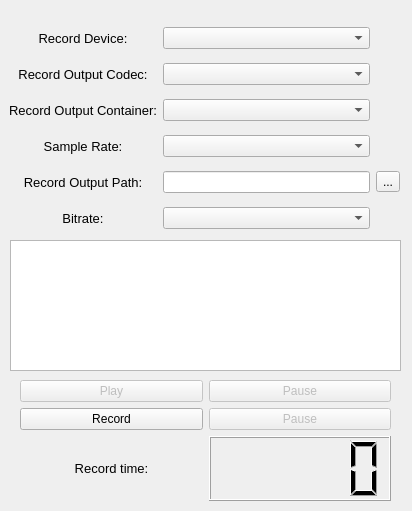
<?xml version="1.0" encoding="UTF-8"?>
<ui version="4.0">
 <class>AudioRecorderWindow</class>
 <widget class="QDialog" name="AudioRecorderWindow">
  <property name="geometry">
   <rect>
    <x>0</x>
    <y>0</y>
    <width>412</width>
    <height>511</height>
   </rect>
  </property>
  <property name="windowTitle">
   <string>Record Speech</string>
  </property>
  <widget class="QWidget" name="gridLayoutWidget">
   <property name="geometry">
    <rect>
     <x>9</x>
     <y>19</y>
     <width>391</width>
     <height>224</height>
    </rect>
   </property>
   <layout class="QGridLayout" name="gridLayout">
    <item row="3" column="1">
     <widget class="QComboBox" name="comboBox_s_rate"/>
    </item>
    <item row="4" column="0">
     <widget class="QLabel" name="label_rec_path">
      <property name="font">
       <font>
        <pointsize>10</pointsize>
       </font>
      </property>
      <property name="text">
       <string>Record Output Path:</string>
      </property>
      <property name="alignment">
       <set>Qt::AlignCenter</set>
      </property>
     </widget>
    </item>
    <item row="4" column="1">
     <widget class="QLineEdit" name="lineEdit_rec_path"/>
    </item>
    <item row="0" column="0">
     <widget class="QLabel" name="label_device">
      <property name="font">
       <font>
        <pointsize>10</pointsize>
       </font>
      </property>
      <property name="text">
       <string>Record Device:</string>
      </property>
      <property name="alignment">
       <set>Qt::AlignCenter</set>
      </property>
     </widget>
    </item>
    <item row="1" column="0">
     <widget class="QLabel" name="label_out_codec">
      <property name="font">
       <font>
        <pointsize>10</pointsize>
       </font>
      </property>
      <property name="text">
       <string>Record Output Codec:</string>
      </property>
      <property name="alignment">
       <set>Qt::AlignCenter</set>
      </property>
     </widget>
    </item>
    <item row="3" column="0">
     <widget class="QLabel" name="label_s_rate">
      <property name="font">
       <font>
        <pointsize>10</pointsize>
       </font>
      </property>
      <property name="text">
       <string>Sample Rate:</string>
      </property>
      <property name="alignment">
       <set>Qt::AlignCenter</set>
      </property>
     </widget>
    </item>
    <item row="1" column="1">
     <widget class="QComboBox" name="comboBox_out_codec"/>
    </item>
    <item row="0" column="1">
     <widget class="QComboBox" name="comboBox_device"/>
    </item>
    <item row="4" column="2">
     <widget class="QToolButton" name="toolButton">
      <property name="text">
       <string>...</string>
      </property>
     </widget>
    </item>
    <item row="5" column="0">
     <widget class="QLabel" name="label_bitrate">
      <property name="font">
       <font>
        <pointsize>10</pointsize>
       </font>
      </property>
      <property name="text">
       <string>Bitrate:</string>
      </property>
      <property name="alignment">
       <set>Qt::AlignCenter</set>
      </property>
     </widget>
    </item>
    <item row="5" column="1">
     <widget class="QComboBox" name="comboBox_bitrate"/>
    </item>
    <item row="2" column="0">
     <widget class="QLabel" name="label_out_container">
      <property name="font">
       <font>
        <pointsize>10</pointsize>
       </font>
      </property>
      <property name="text">
       <string>Record Output Container:</string>
      </property>
      <property name="alignment">
       <set>Qt::AlignCenter</set>
      </property>
     </widget>
    </item>
    <item row="2" column="1">
     <widget class="QComboBox" name="comboBox_out_container"/>
    </item>
   </layout>
  </widget>
  <widget class="QWidget" name="verticalLayoutWidget_3">
   <property name="geometry">
    <rect>
     <x>20</x>
     <y>380</y>
     <width>371</width>
     <height>121</height>
    </rect>
   </property>
   <layout class="QVBoxLayout" name="verticalLayout">
    <item>
     <layout class="QHBoxLayout" name="horizontalLayout">
      <item>
       <widget class="QPushButton" name="pushButton_play">
        <property name="enabled">
         <bool>false</bool>
        </property>
        <property name="text">
         <string>Play</string>
        </property>
        <property name="checkable">
         <bool>false</bool>
        </property>
       </widget>
      </item>
      <item>
       <widget class="QPushButton" name="pushButton_pause_play">
        <property name="enabled">
         <bool>false</bool>
        </property>
        <property name="text">
         <string>Pause</string>
        </property>
       </widget>
      </item>
     </layout>
    </item>
    <item>
     <layout class="QHBoxLayout" name="horizontalLayout_3">
      <item>
       <widget class="QPushButton" name="pushButton_record">
        <property name="text">
         <string>Record</string>
        </property>
       </widget>
      </item>
      <item>
       <widget class="QPushButton" name="pushButton_pause">
        <property name="enabled">
         <bool>false</bool>
        </property>
        <property name="text">
         <string>Pause</string>
        </property>
       </widget>
      </item>
     </layout>
    </item>
    <item>
     <layout class="QHBoxLayout" name="horizontalLayout_4">
      <item>
       <widget class="QLabel" name="label_rec_time">
        <property name="font">
         <font>
          <pointsize>10</pointsize>
         </font>
        </property>
        <property name="text">
         <string>Record time:</string>
        </property>
        <property name="alignment">
         <set>Qt::AlignCenter</set>
        </property>
       </widget>
      </item>
      <item>
       <widget class="QLCDNumber" name="lcdNumber_rec_time">
        <property name="smallDecimalPoint">
         <bool>false</bool>
        </property>
        <property name="intValue" stdset="0">
         <number>0</number>
        </property>
       </widget>
      </item>
     </layout>
    </item>
   </layout>
  </widget>
  <widget class="QListWidget" name="listWidget_rec_list">
   <property name="geometry">
    <rect>
     <x>10</x>
     <y>240</y>
     <width>391</width>
     <height>131</height>
    </rect>
   </property>
   <property name="sortingEnabled">
    <bool>true</bool>
   </property>
  </widget>
 </widget>
 <resources/>
 <connections/>
</ui>
